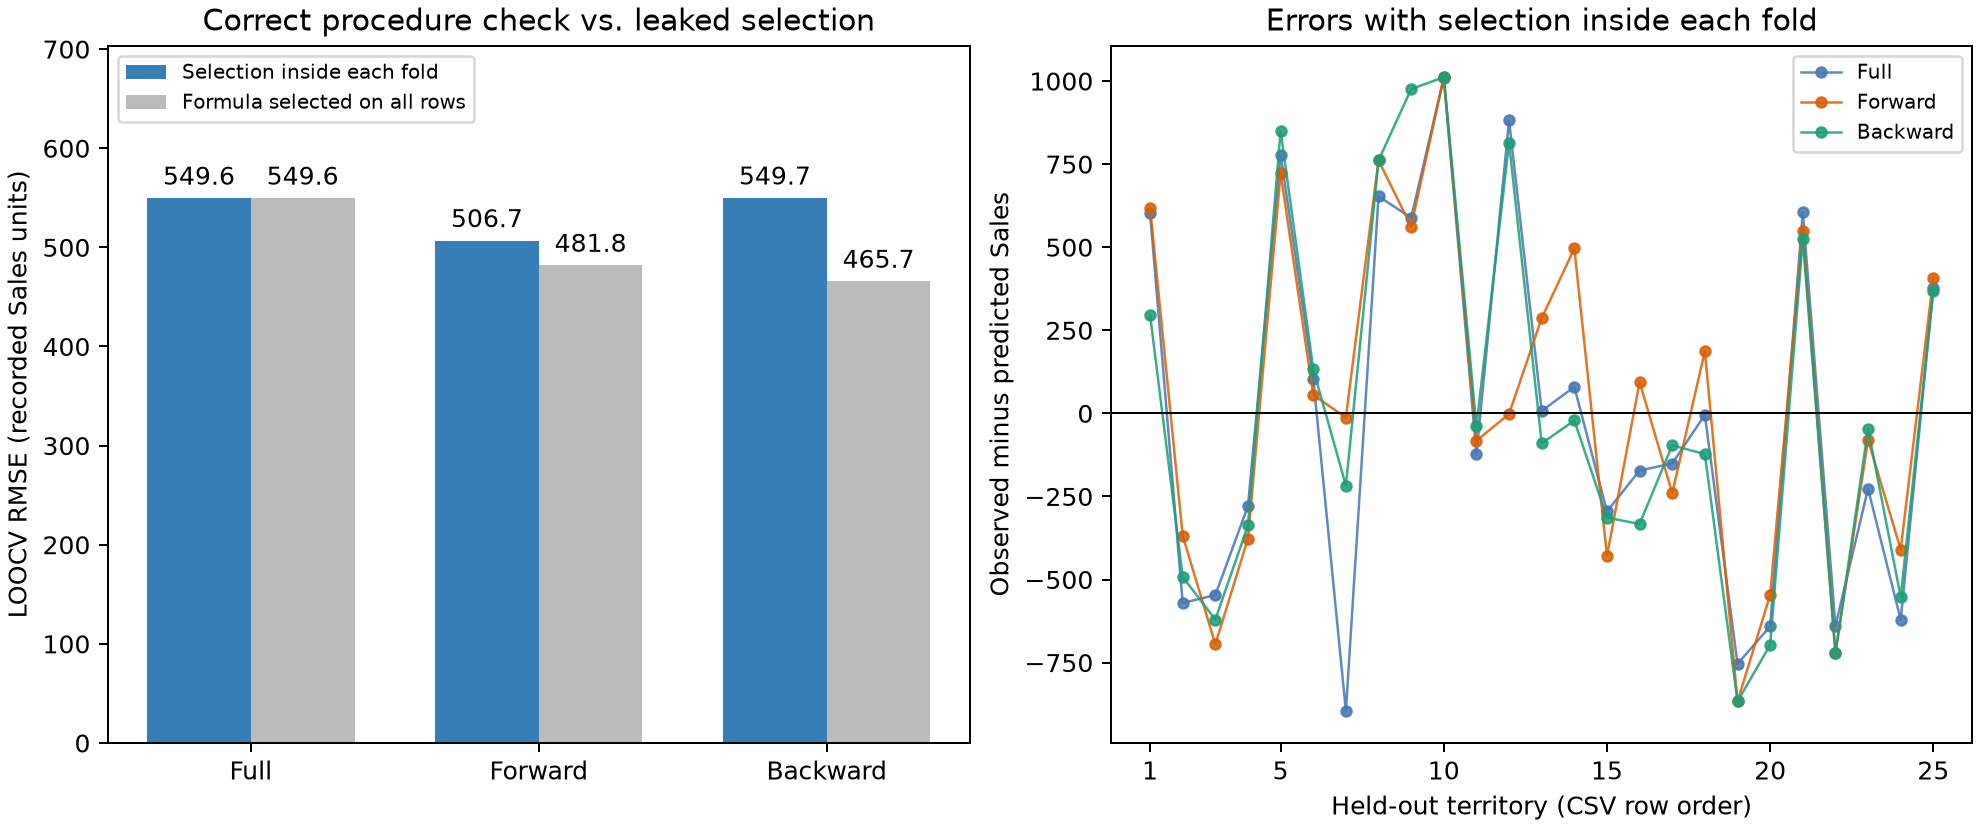

Write the Python code that produced this figure.
"""LOOCV of selection procedures versus formulas selected before CV."""
from pathlib import Path
import os
import json
from collections import Counter
ROOT = Path(__file__).resolve().parent
os.environ['MPLCONFIGDIR'] = str(ROOT / '.mplcache')
import matplotlib
matplotlib.use('Agg')
import matplotlib.pyplot as plt
import numpy as np
import pandas as pd
import statsmodels.api as sm

data = pd.read_csv(ROOT / 'sales_territory.csv')
predictors = list(data.columns.drop('Sales'))
assert len(data) == 25 and np.isfinite(data.to_numpy()).all()

def fit(frame, names):
    return sm.OLS(frame.Sales, sm.add_constant(frame[names], has_constant='add')).fit()

def select(frame, method):
    if method == 'Full':
        return predictors.copy()
    names = [] if method == 'Forward' else predictors.copy()
    while True:
        if method == 'Forward':
            remaining = [x for x in predictors if x not in names]
            if not remaining:
                return names
            pvalues = {x: float(fit(frame, names+[x]).pvalues[x]) for x in remaining}
            best = min(pvalues, key=pvalues.get)
            if pvalues[best] >= 0.10:
                return names
            names.append(best)
        else:
            if not names:
                return names
            pvalues = fit(frame, names).pvalues.drop('const')
            worst = pvalues.idxmax()
            if pvalues[worst] <= 0.10:
                return names
            names.remove(worst)

fixed = {m: select(data, m) for m in ['Full', 'Forward', 'Backward']}
rows = []
for i in range(len(data)):
    training = data.drop(index=i)
    heldout = data.iloc[[i]]
    for method in fixed:
        for calculation in ['Reselect on 24', 'Select on all 25']:
            names = select(training, method) if calculation == 'Reselect on 24' else fixed[method]
            model = fit(training, names)
            prediction = float(model.predict(sm.add_constant(heldout[names], has_constant='add')).iloc[0])
            error = float(heldout.Sales.iloc[0])-prediction
            rows.append(dict(territory=i+1, method=method, calculation=calculation,
                             observed=float(heldout.Sales.iloc[0]), predicted=prediction,
                             error=error, squared_error=error**2, absolute_error=abs(error),
                             predictors=' + '.join(sorted(names))))
results = pd.DataFrame(rows)
results.to_csv(ROOT / 'loo_predictions.csv', index=False)
metrics = results.groupby(['method', 'calculation']).agg(
    PRESS=('squared_error', 'sum'), MSE=('squared_error', 'mean'), MAE=('absolute_error', 'mean')).reset_index()
metrics['RMSE'] = np.sqrt(metrics.MSE)
metrics.to_csv(ROOT / 'loo_metrics.csv', index=False)
frequency = (results[results.calculation == 'Reselect on 24']
             .groupby(['method', 'predictors']).size().reset_index(name='fold_count'))
frequency.to_csv(ROOT / 'loo_selected_formulas.csv', index=False)
# The prespecified full model must give identical predictions in both calculations.
full = results[results.method == 'Full'].pivot(index='territory', columns='calculation', values='predicted')
assert np.allclose(full.iloc[:, 0], full.iloc[:, 1])
# Independently verify full-model LOOCV residuals using the hat matrix identity.
model = fit(data, predictors)
assert np.allclose(model.resid / (1-model.get_influence().hat_matrix_diag),
                   results[(results.method == 'Full') & (results.calculation == 'Reselect on 24')].error)

fig, axes = plt.subplots(1, 2, figsize=(11, 4.6), layout='constrained')
methods = ['Full', 'Forward', 'Backward']
colors = ['#4575b4', '#d95f02', '#1b9e77']
for j, calc in enumerate(['Reselect on 24', 'Select on all 25']):
    values = [float(metrics[(metrics.method == m) & (metrics.calculation == calc)].RMSE.iloc[0]) for m in methods]
    bars = axes[0].bar(np.arange(3)+(j-.5)*.36, values, width=.36,
                      label='Selection inside each fold' if j == 0 else 'Formula selected on all rows',
                      color='#377eb8' if j == 0 else '#bbbbbb')
    axes[0].bar_label(bars, fmt='%.1f', padding=3)
axes[0].set(xticks=range(3), xticklabels=methods, ylabel='LOOCV RMSE (recorded Sales units)',
            title='Correct procedure check vs. leaked selection')
axes[0].set_ylim(0, metrics.RMSE.max()*1.28)
axes[0].legend(fontsize=8, loc='upper left')
for method, color in zip(methods, colors):
    part = results[(results.method == method) & (results.calculation == 'Reselect on 24')]
    axes[1].plot(part.territory, part.error, marker='o', markersize=4, linewidth=1,
                 label=method, color=color, alpha=.85)
axes[1].axhline(0, color='black', linewidth=.8)
axes[1].set(xlabel='Held-out territory (CSV row order)', ylabel='Observed minus predicted Sales',
            title='Errors with selection inside each fold', xticks=[1, 5, 10, 15, 20, 25])
axes[1].legend(fontsize=8)
fig.savefig(ROOT / 'loo_comparison.png', dpi=180)
print(metrics.to_string(index=False))
print(frequency.to_string(index=False))
print('Checks passed; no computational errors.')
